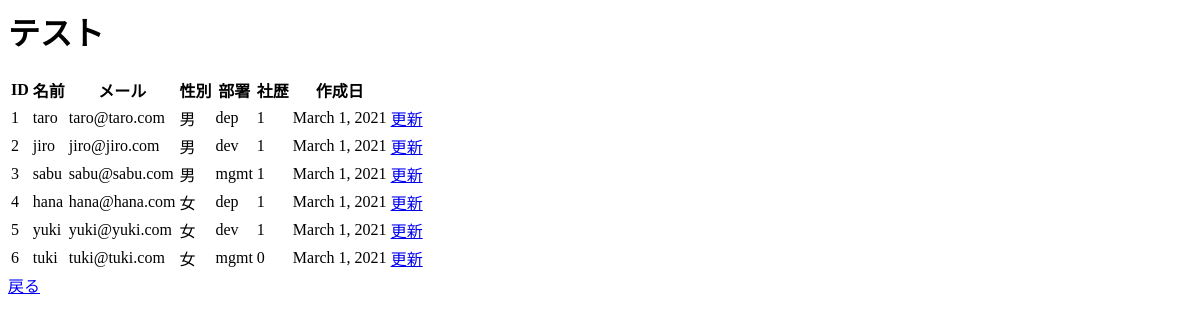
Before: /search with the older database file.
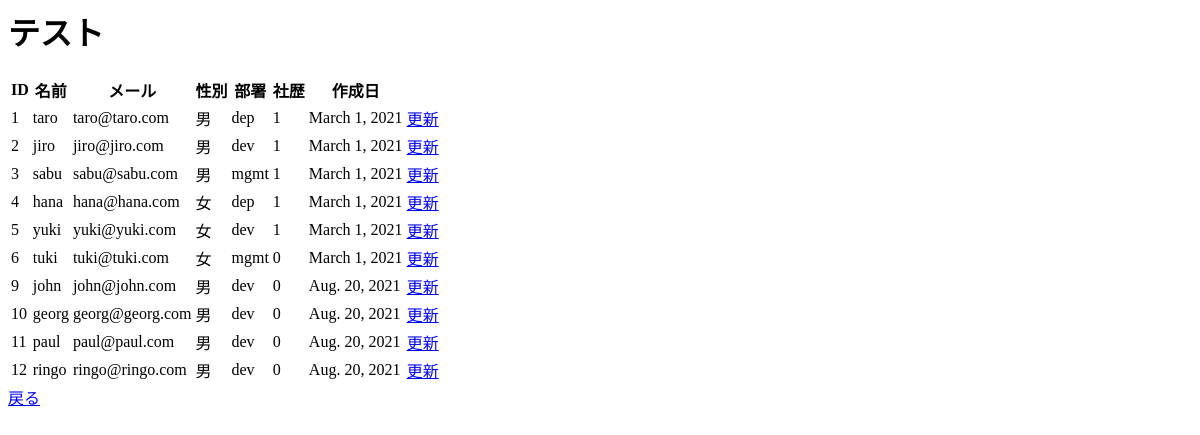
After: the same page with the newer database file.
### webtestapp/models.py (models this page shows, shortened)
class InfoModelForm(models.Model):
    name = models.CharField('名前',max_length=255)
    mail = models.EmailField('メール',max_length=255)
    gender = models.BooleanField('性別')
    department = models.CharField('部署',max_length=255)
    year = models.IntegerField('社歴',default=0)
    created_at = models.DateField('作成日',default=timezone.now)

### webtestapp/views.py (the view)
# urls.py: path('search', views.search, name='search'),
def search(request):
    infodata = InfoModelForm.objects.all()
    if not request.POST.get('a') : # for ID
      pass
    else :
      searcha = int(request.POST.get('a'))
      infodata = infodata.filter(id=searcha)
    if not request.POST.get('b') : # for NAME
      pass
    else :
      searchb = str(request.POST.get('b'))
      infodata = infodata.filter(name__contains=searchb)
    if not request.POST.get('c') : # for E-MAIL
      pass
    else :
      infodata = infodata.filter(mail__contains=request.POST.get('c'))
    if not request.POST.get('d') : # for GENDER
      pass
    else :
      if request.POST.get('d') == 'False' :
        searchd = False
      else :
        searchd = True
      infodata = infodata.filter(gender=searchd)
    if not request.POST.get('e') : # for DEPARTMENT
      pass
    else :
      infodata = infodata.filter(department__contains=request.POST.get('e'))
    if not request.POST.get('f') : # for YEAR
      pass
    else :
      searchf = int(request.POST.get('f'))
      infodata = infodata.filter(year=request.POST.get('f'))
    header = ['ID','名前','メール','性別','部署','社歴','作成日','']
    my_dict2 = {
        'title':'テスト',
        'val':infodata,
        'header':header,
    }
    return render(request, 'webtestapp/search.html',my_dict2)

### webtestapp/templates/webtestapp/search.html
  <body>
    <h1>{{ title }}</h1>
    <table>
      <tr>
      {% for h in header %}
        <th>{{ h }}</th>
      {% endfor %}
      </tr>
      {% for i in val %}
      <tr>
        <td>{{ i.id }}</td>
        <td>{{ i.name }}</td>
        <td>{{ i.mail }}</td>
        <td>{% if i.gender == 0 %}男{% endif %}
            {% if i.gender == 1 %}女{% endif %}</td>
        <td>{{ i.department }}</td>
        <td>{{ i.year }}</td>
        <td>{{ i.created_at }}</td>
        <td><a href="{% url 'webtestapp:update' i.id %}">更新</a></td>
      </tr>
      {% endfor %}
  </table>
  <a href="/info">戻る</a>
  </body>

Changed rows visible on the page:
added InfoModelForm: id "9", name "john", mail "john@john.com", gender "男", department "dev", year "0", created_at "Aug. 20, 2021"
added InfoModelForm: id "10", name "georg", mail "georg@georg.com", gender "男", department "dev", year "0", created_at "Aug. 20, 2021"
added InfoModelForm: id "11", name "paul", mail "paul@paul.com", gender "男", department "dev", year "0", created_at "Aug. 20, 2021"
added InfoModelForm: id "12", name "ringo", mail "ringo@ringo.com", gender "男", department "dev", year "0", created_at "Aug. 20, 2021"
